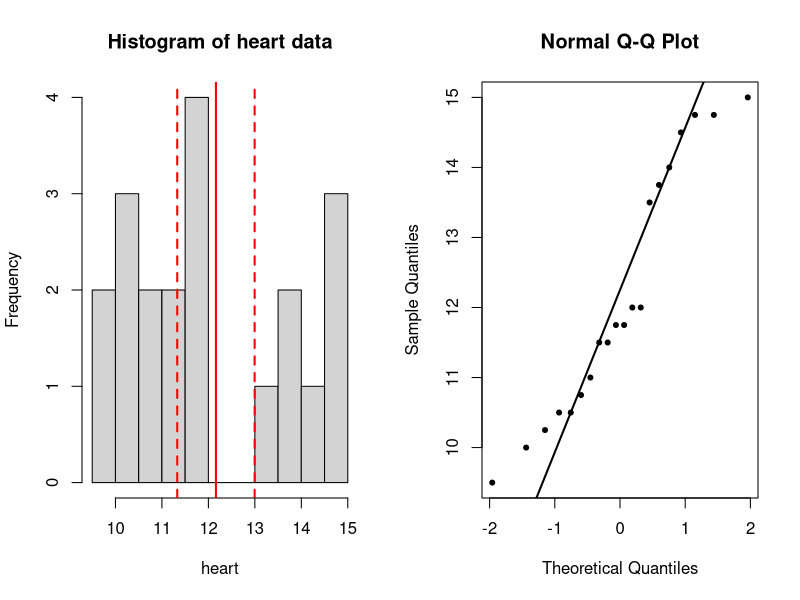
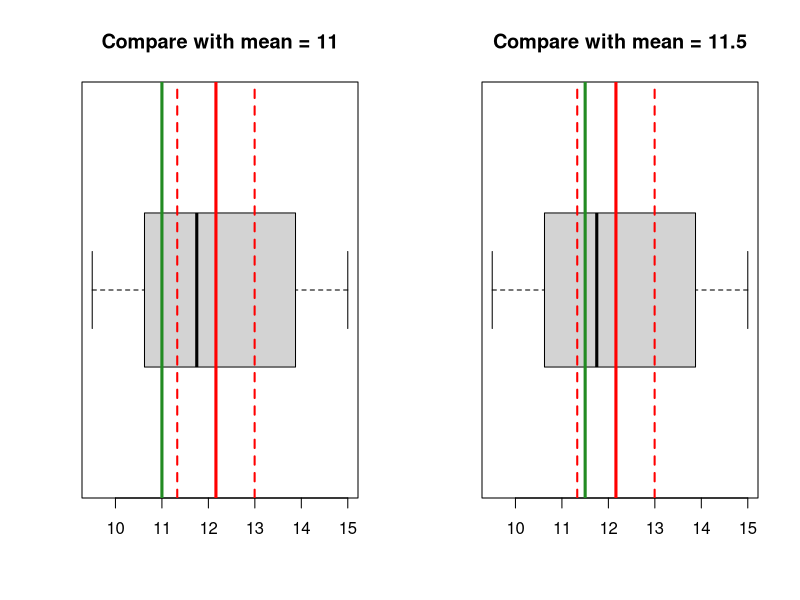

R code for these plots, in order: (Note: this script raises an error after producing the figures.)
## ---- chunk 1
# enter the data
heart <- c(11.5, 14.75, 13.75, 10.5, 14.75,
           13.5, 10.75, 9.5, 11.75, 12, 
           10.5, 11.75, 10, 14.5, 12, 
           11, 14, 15, 11.5, 10.25)
## ---- chunk 2
# compute the mean
sum_heart <- 11.5 + 14.75 + 13.75 + 10.5 + 14.75 + 
  13.5 + 10.75 + 9.5 + 11.75 + 12 + 
  10.5 + 11.75 + 10 + 14.5 + 12 + 
  11 + 14 + 15 + 11.5 + 10.25

n <- 20 # length(heart)

sum_heart
sum_heart/20

# formula: sum(heart)/length(heart)
mean(heart)  # 12.162
## ---- chunk 3
# standard deviation, 95% confidence interval

# formula (sd): sqrt(1/(n-1) * (sum(xi - xbar)^2))
# translate into format that R can understand:

n <- 20  # length(heart)
sqrt(1/(n-1) * (sum((heart - mean(heart))^2))) # be careful with brackets

sd(heart) # 1.779


# 95% CI (quantile from t-distribution)
# formula: CI = xbar +- t(n-1, alpha/2) * sd/sqrt(n)
# translate into format R can understand:

t025 <- qt(p = 0.025, df = n-1) # -2.09
t975 <- qt(p = 0.975, df = n-1) # 2.09
c(t025, t975) # symmetric around 0

# plug in the formula
ci_lower <- mean(heart) - t975 * sd(heart)/sqrt(n)
ci_upper <- mean(heart) + t975 * sd(heart)/sqrt(n)
c(ci_lower, ci_upper)

# verify by doing a one-sample t-test
# by default, it tests whether mean is 0
t.test(heart)
## ---- chunk 4
par(mfrow = c(1, 2))
# histogram
hist(heart, breaks = 10, main = 'Histogram of heart data')
abline(v = mean(heart), col = 'red', lwd = 2)
abline(v = c(ci_lower, ci_upper), col = 'red', lwd = 2,
       lty = 'dashed')

# qqplot 
qqnorm(heart, pch = 20)
qqline(heart, lwd = 2)
## ---- chunk 5
# boxplot 
par(mfrow = c(1, 2))
# compare with 11
boxplot(heart, horizontal = T, main = 'Compare with mean = 11')
abline(v = mean(heart), col = 'red', lwd = 3)
abline(v = c(ci_lower, ci_upper), col = 'red', lwd = 2,
       lty = 'dashed')
abline(v = 11, col = 'forestgreen', lwd = 3)


# compare with 11.5
boxplot(heart, horizontal = T, main = 'Compare with mean = 11.5')
abline(v = mean(heart), col = 'red', lwd = 3)
abline(v = c(ci_lower, ci_upper), col = 'red', lwd = 2,
       lty = 'dashed')
abline(v = 11.5, col = 'forestgreen', lwd = 3)
## ---- chunk 6
# H0: mu = 11; H1: mu != 11
t.test(heart, mu = 11, conf.level = 0.95)

# H0: mu = 11.5; H1: mu != 11.5
t.test(heart, mu = 11.5, conf.level = 0.95)
## ---- chunk 7
# if you use rda data file: 
# load('./lab/data/PEFH98-english.rda')

# if you use csv: 
lung_data <- read.csv('data/PEFH98-english.csv', sep = ',')
head(lung_data)

# we can focus on height and gender variable only
head(lung_data[, c('height', 'gender')], 10)
## ---- chunk 8
# for convenience, we create a variable names 'gender'
gender <- lung_data$gender
# height for female
height_f <- lung_data$height[gender == 'female']
## ---- chunk 9
# check the first few values, is it only selecting female heights?
head(height_f)

# number of females
nf <- length(height_f)  # 54
nf
## ---- chunk 10
mean(height_f) # 169.57
sd(height_f) # 5.69
# se_f <- sd(height_f)/sqrt(54) 0.774

# quantile for t distribution: pay attention to df!
t975 <- qt(p = 0.975, df = nf-1) # 2.005

# 95% CI 
ci_upper_f <- mean(height_f) + t975 * sd(height_f)/sqrt(nf) # 171.1277
ci_lower_f <- mean(height_f) - t975 * sd(height_f)/sqrt(nf) # 168.0204
c(ci_lower_f, ci_upper_f)

# double check by running a t.test
t.test(height_f)
## ---- chunk 11
# height for male 
height_m <- lung_data$height[gender == 'male']
# number of males
nm <- length(height_m)  # 52

mean(height_m) # 181.87
sd(height_m) # 5.67
# se_m <- sd(height_m)/sqrt(52) # 0.786

# find quantile for males (pay attention to df)
t975 <- qt(p = 0.975, df = nm-1) # 2.007
# 95% CI
ci_upper_m <- mean(height_m) + t975 * sd(height_m)/sqrt(nm) # 183.44
ci_lower_m <- mean(height_m) - t975 * sd(height_m)/sqrt(nm)  # 180.28
c(ci_lower_m, ci_upper_m)

# verify by t.test
t.test(height_m)
## ---- chunk 12
# use t.test command
t.test(height_f, mu = 167)

# alternatively, 
# calculate by hand
t_stat <- (mean(height_f) - 167)/(sd(height_f)/sqrt(nf))
t_stat  # 3.323

# compare this with t distribution with nf-1 degrees of freedom
pval_twosided <- pt(q = t_stat, df = nf-1, lower.tail = F)*2
pval_twosided

## ---- chunk 13
pefsit1 <- lung_data$pefsit1
pefsit2 <- lung_data$pefsit2
# hist(pefsit1)
# hist(pefsit2)

t.test(pefsit1, pefsit2, paired = T)

# alternatively, you can test whether the difference is equal to 0
diff_sit1_sit2 <- pefsit1 - pefsit2
t.test(diff_sit1_sit2, mu = 0)
## ---- chunk 14
# compare pefsitm, pefstam (paired t-test)
pefsitm <- lung_data$pefsitm
pefstam <- lung_data$pefstam

t.test(pefsitm, pefstam, paired = T)
## ---- chunk 15
# create a variable
diff_sitm_stam <- pefsitm - pefstam
qqnorm(diff_sitm_stam, pch = 20)
qqline(diff_sitm_stam, col = 'red', lwd = 2)

## ---- chunk 16
# this is independent two samples t-test
# we need two variables: pefmean for men, pefmean for women

pefmean_f <- lung_data$pefmean[gender == 'female']
pefmean_m <- lung_data$pefmean[gender == 'male']


# visually spot whether there is a difference
# NOTE: there is a NA in pefmean_f
par(mfrow = c(1, 2))
hist(pefmean_f, main = 'pefmean (F)')
abline(v = mean(pefmean_f, na.rm = T), col = 'red', lwd = 2)
hist(pefmean_m, main = 'pefmean (M)')
abline(v = mean(pefmean_m), col = 'red', lwd = 2)

# two sample t-test 
t.test(pefmean_f, pefmean_m, paired = F)
## ---- chunk 17
par(mfrow = c(1, 2))
qqnorm(pefmean_f, pch = 20, main = 'Q-Q plot: pefmean (F)')
qqline(pefmean_f, col = 'red', lwd = 2)

qqnorm(pefmean_m, pch = 20, main = 'Q-Q plot: pefmean (M)')
qqline(pefmean_m, col = 'red', lwd = 2)

